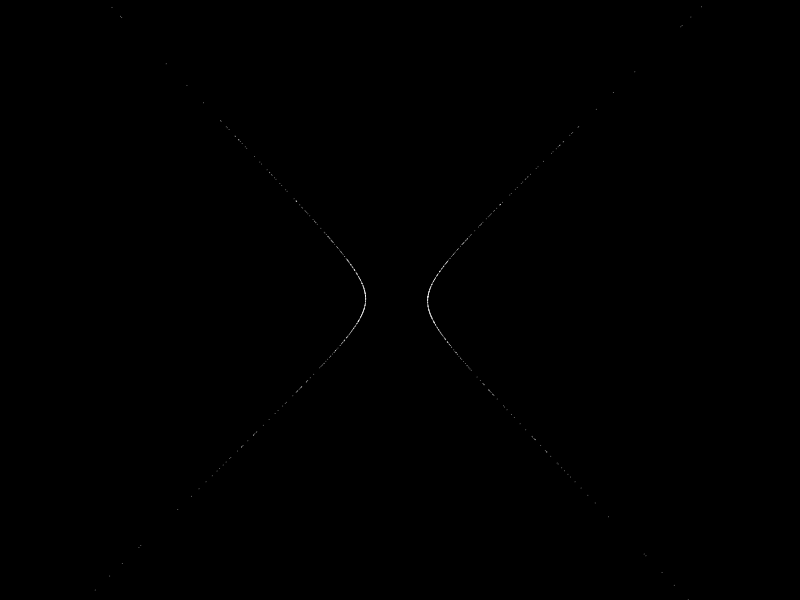
Frame 1 (no input)
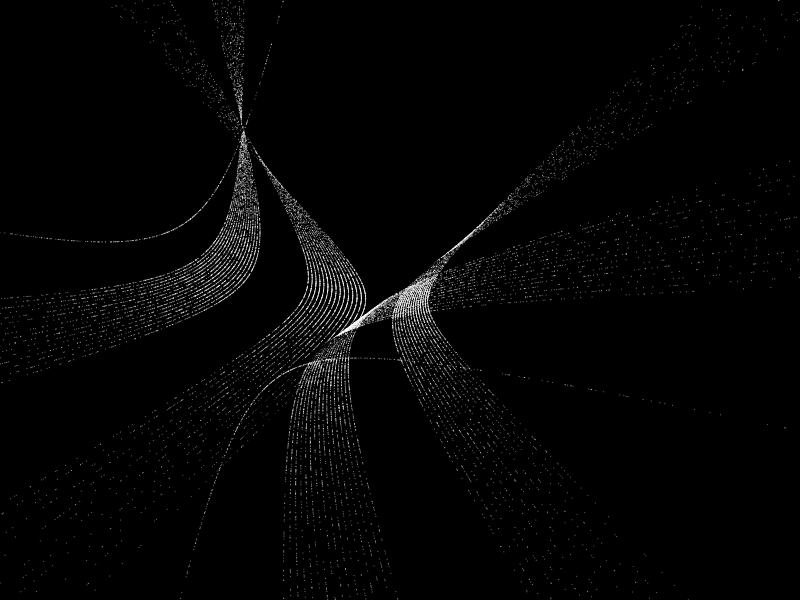
Frame 60 (no input)
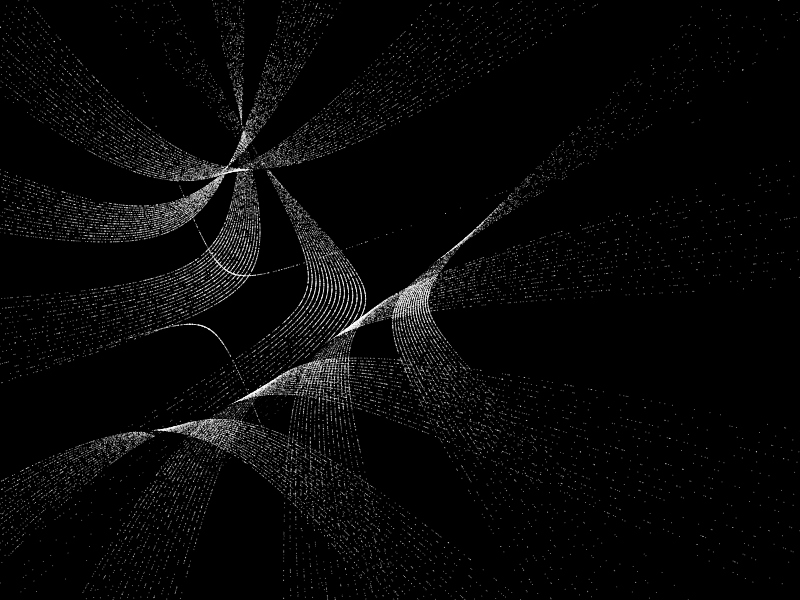
Frame 120 (the mouse pressed at the canvas centre since frame 60)

The p5.js sketch that drew these frames (run headless with seeded random() and noise() and a simulated clock; from frame 60 on, the mouse is pressed at the canvas centre):

// p5.js sketch
// ── sketch.js
let sig = 1;

function setup() {
  createCanvas(800, 600);
  background(0,0,0);
  strokeWeight(1);
  frameRate(60);    
}

function draw() { 
  let i2 = frameCount/60;
  let i3 = height/20 + frameCount%120;
  translate(width/2 + width/4*(-sin(i2)),  height/2);
  rotate(sig*i2);
  
  if (frameCount%240 == 0)
      {
       sig = - sig; 
      }
  
   for(let i=0; i<500; i++)
    {
      s = random(1000);
      q = map(s,0,1000,-HALF_PI,HALF_PI);
      
      stroke(255,255,255,140);
      if (frameCount%30 > 15)
      {
        stroke(0,0,0,255);
      }
      point(i3/cos(q),i3*tan(q));
      point(-i3/cos(q),i3*tan(q));
        
    }
}
